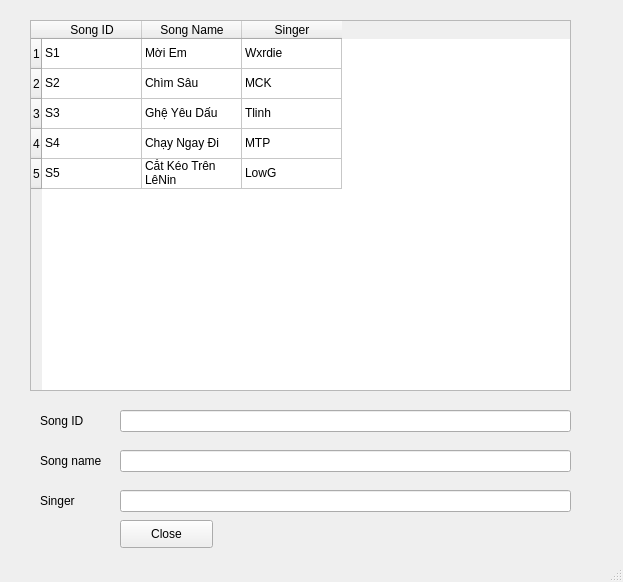
<?xml version="1.0" encoding="UTF-8"?>
<ui version="4.0">
 <class>MainWindow</class>
 <widget class="QMainWindow" name="MainWindow">
  <property name="geometry">
   <rect>
    <x>0</x>
    <y>0</y>
    <width>623</width>
    <height>582</height>
   </rect>
  </property>
  <property name="windowTitle">
   <string>MainWindow</string>
  </property>
  <widget class="QWidget" name="centralwidget">
   <widget class="QTableWidget" name="tableWidget">
    <property name="geometry">
     <rect>
      <x>30</x>
      <y>20</y>
      <width>541</width>
      <height>371</height>
     </rect>
    </property>
    <row/>
    <row/>
    <row/>
    <row/>
    <row/>
    <column>
     <property name="text">
      <string>Song ID</string>
     </property>
    </column>
    <column>
     <property name="text">
      <string>Song Name</string>
     </property>
    </column>
    <column>
     <property name="text">
      <string>Singer</string>
     </property>
    </column>
    <item row="0" column="0">
     <property name="text">
      <string>S1</string>
     </property>
    </item>
    <item row="0" column="1">
     <property name="text">
      <string>Mời Em</string>
     </property>
    </item>
    <item row="0" column="2">
     <property name="text">
      <string>Wxrdie</string>
     </property>
    </item>
    <item row="1" column="0">
     <property name="text">
      <string>S2</string>
     </property>
    </item>
    <item row="1" column="1">
     <property name="text">
      <string>Chìm Sâu</string>
     </property>
    </item>
    <item row="1" column="2">
     <property name="text">
      <string>MCK</string>
     </property>
    </item>
    <item row="2" column="0">
     <property name="text">
      <string>S3</string>
     </property>
    </item>
    <item row="2" column="1">
     <property name="text">
      <string>Ghệ Yêu Dấu</string>
     </property>
    </item>
    <item row="2" column="2">
     <property name="text">
      <string>Tlinh</string>
     </property>
    </item>
    <item row="3" column="0">
     <property name="text">
      <string>S4</string>
     </property>
    </item>
    <item row="3" column="1">
     <property name="text">
      <string>Chạy Ngay Đi</string>
     </property>
    </item>
    <item row="3" column="2">
     <property name="text">
      <string>MTP</string>
     </property>
    </item>
    <item row="4" column="0">
     <property name="text">
      <string>S5</string>
     </property>
    </item>
    <item row="4" column="1">
     <property name="text">
      <string>Cắt Kéo Trên LêNin</string>
     </property>
    </item>
    <item row="4" column="2">
     <property name="text">
      <string>LowG</string>
     </property>
    </item>
   </widget>
   <widget class="QPushButton" name="pushButton">
    <property name="geometry">
     <rect>
      <x>120</x>
      <y>520</y>
      <width>93</width>
      <height>28</height>
     </rect>
    </property>
    <property name="text">
     <string>Close</string>
    </property>
   </widget>
   <widget class="QLabel" name="label">
    <property name="geometry">
     <rect>
      <x>40</x>
      <y>410</y>
      <width>55</width>
      <height>21</height>
     </rect>
    </property>
    <property name="text">
     <string>Song ID</string>
    </property>
   </widget>
   <widget class="QLineEdit" name="lineEdit">
    <property name="geometry">
     <rect>
      <x>120</x>
      <y>410</y>
      <width>451</width>
      <height>22</height>
     </rect>
    </property>
   </widget>
   <widget class="QLabel" name="label_2">
    <property name="geometry">
     <rect>
      <x>40</x>
      <y>490</y>
      <width>55</width>
      <height>21</height>
     </rect>
    </property>
    <property name="text">
     <string>Singer</string>
    </property>
   </widget>
   <widget class="QLineEdit" name="lineEdit_2">
    <property name="geometry">
     <rect>
      <x>120</x>
      <y>490</y>
      <width>451</width>
      <height>22</height>
     </rect>
    </property>
   </widget>
   <widget class="QLabel" name="label_3">
    <property name="geometry">
     <rect>
      <x>40</x>
      <y>450</y>
      <width>71</width>
      <height>21</height>
     </rect>
    </property>
    <property name="text">
     <string>Song name</string>
    </property>
   </widget>
   <widget class="QLineEdit" name="lineEdit_3">
    <property name="geometry">
     <rect>
      <x>120</x>
      <y>450</y>
      <width>451</width>
      <height>22</height>
     </rect>
    </property>
   </widget>
  </widget>
  <widget class="QStatusBar" name="statusbar"/>
 </widget>
 <resources/>
 <connections>
  <connection>
   <sender>pushButton</sender>
   <signal>clicked()</signal>
   <receiver>MainWindow</receiver>
   <slot>close()</slot>
   <hints>
    <hint type="sourcelabel">
     <x>166</x>
     <y>533</y>
    </hint>
    <hint type="destinationlabel">
     <x>301</x>
     <y>287</y>
    </hint>
   </hints>
  </connection>
 </connections>
</ui>
